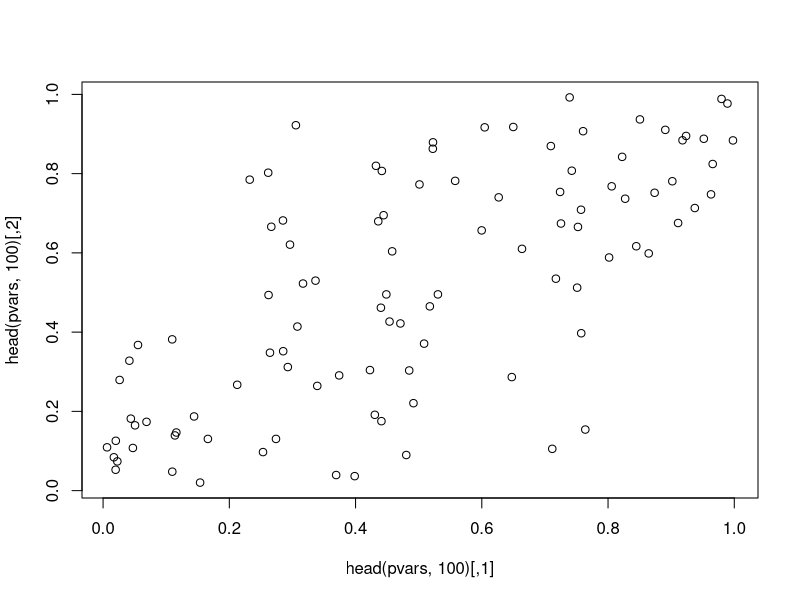
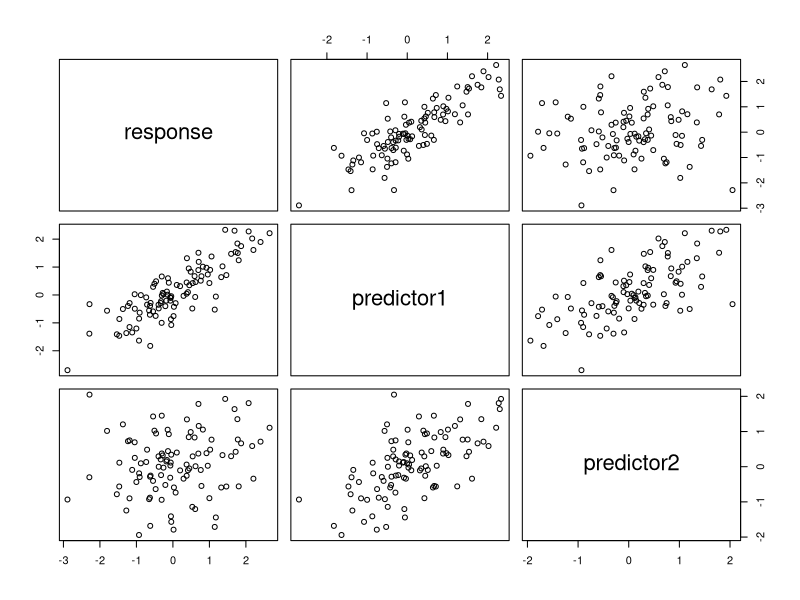
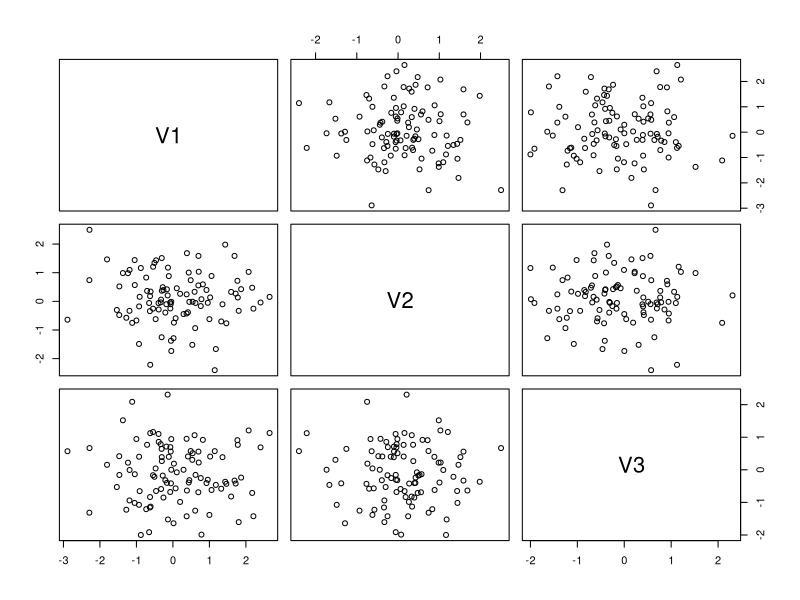

Recreate these plots in R, in order.
###Simulating correlated variables
mu <- rep(0,4)
Sigma <- matrix(.7, nrow=4,ncol=4)+diag(4)*.3
library(MASS)
rawvars <- mvrnorm(n=10000,mu = mu, Sigma = Sigma)
head(rawvars)
cor(rawvars); cov(rawvars)
#Transform some variables
pvars <- pnorm(rawvars)

plot(head(pvars,100))

### Simulating with Choletsky Matrix
R = matrix(cbind(1,.80,.2,  .80,1,.7,  .2,.7,1),nrow=3)
U = t(chol(R))
nvars = dim(U)[1]
numobs = 100000
set.seed(1)
random.normal = matrix(rnorm(nvars*numobs,0,1), nrow=nvars, ncol=numobs);
X = U %*% random.normal
newX = t(X)
raw = as.data.frame(newX)
orig.raw = as.data.frame(t(random.normal))
names(raw) = c("response","predictor1","predictor2")
cor(raw)
plot(head(raw, 100))
plot(head(orig.raw,100))